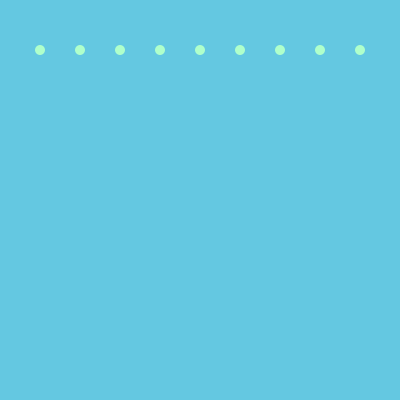
Frame 1 (no input)
Frame 60 (the mouse pressed at the canvas centre just before this capture): identical to frame 1, image omitted
Frame 120 (the mouse held since frame 60 and released just before this capture): identical to frame 1, image omitted

The Processing sketch that drew this single still picture (run headless with seeded random() and noise(); from frame 60 on, the mouse is pressed at the canvas centre):

// Processing sketch: for_loop_intro
// ── for_loop_intro.pde
float rando;

void setup() {

  size(400, 400);
  background(100, 200, 225);
}

void draw() {
  background(100, 200, 225);
  fill(175, 255, 203);
  noStroke();
  
  ellipse(40 * 1, 50, 10, 10);
  ellipse(40 * 2, 50, 10, 10);
  ellipse(40 * 3, 50, 10, 10);
  ellipse(40 * 4, 50, 10, 10);
  ellipse(40 * 5, 50, 10, 10);
  ellipse(40 * 6, 50, 10, 10);
  ellipse(40 * 7, 50, 10, 10);
  ellipse(40 * 8, 50, 10, 10);
  ellipse(40 * 9, 50, 10, 10);
  
  
/*
  //println(mouseX);
  for (int i = 1; i < 10; i++) {
    float r = 1; // 
    ellipse((40 * i) * r, 50, 10, 10);
   
  }
  */


 

  /*
  color b = color(#9EECFF);
  color c = color(#FFFBBC);
  color d = color(#A790E8);
  
  rando = random(0, 3);
   if(rando < 1){
   fill(0);
   rect(width/2, height/2, 50, 50);
   }
   //println();
   else if(rando < 2.5){
   println("hellloooooooo");
   }
   else if(rando < 2.7){
   println("yiiieeeeeee");
   }
   else{
   println("nooooooo");
   }
   */
}
